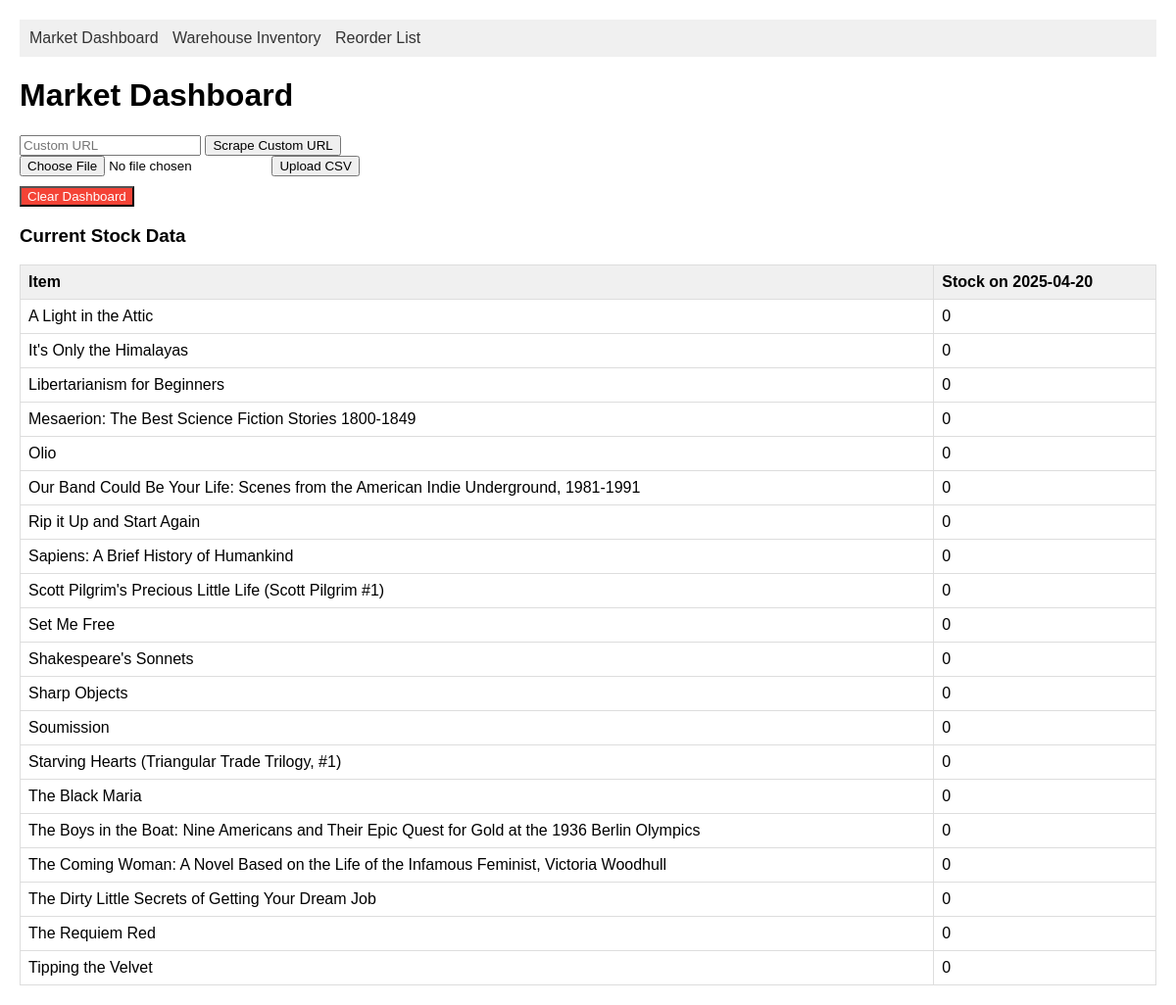
Page /dashboard on the earlier database version.
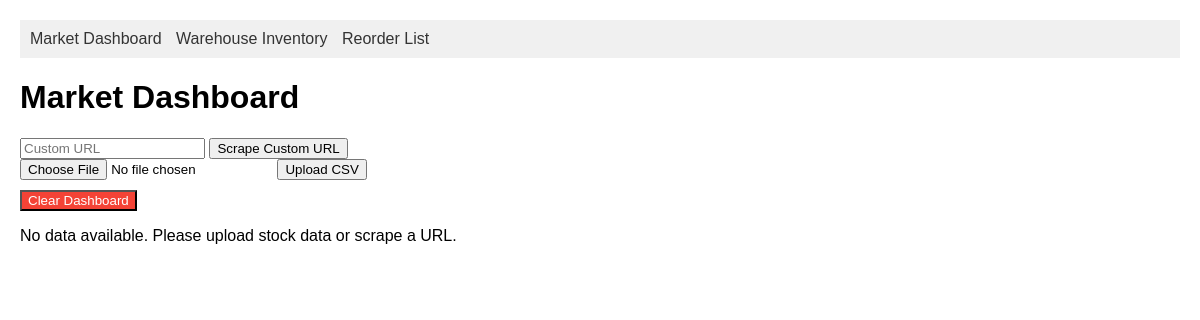
Same page on the later database version.
### models.py (models this page shows, shortened)
class StockItem(db.Model):
    __tablename__ = 'stock_items'
    id = db.Column(db.Integer, primary_key=True)
    name = db.Column(db.String(200), nullable=False)
    category = db.Column(db.String(50))
    current_stock = db.Column(db.Integer, default=0)
    market_availability = db.Column(db.Boolean, default=True)
    price = db.Column(db.Float)
    date_scraped = db.Column(db.DateTime, default=datetime.utcnow)  # Add the date_scraped field
    forecasts = db.relationship('Forecast', back_populates='stock_item', lazy=True)

### app.py (the view)
@app.route('/dashboard', methods=['GET', 'POST'])
def dashboard():
    items = StockItem.query.order_by(StockItem.name, StockItem.date_scraped).all()
    grouped_items = {}
    for item in items:
        if item.name not in grouped_items:
            grouped_items[item.name] = {}
        grouped_items[item.name][item.date_scraped.strftime('%Y-%m-%d')] = item.current_stock
    all_dates = sorted(set(item.date_scraped.strftime('%Y-%m-%d') for item in items))
    print(f"Grouped Items: {grouped_items}")
    print(f"All Dates: {all_dates}")
    return render_template('dashboard.html', grouped_items=grouped_items, all_dates=all_dates)

### templates/dashboard.html (shortened to what this page needs)
{% extends "base.html" %}
{% block content %}
    <h1>Market Dashboard</h1>
    <div class="data-source-controls">
        <form method="post" action="{{ url_for('update_stock') }}">
            <input type="text" name="url" placeholder="Custom URL" required>
            <button type="submit">Scrape Custom URL</button>
        </form>
        <form method="post" action="{{ url_for('upload_data') }}" enctype="multipart/form-data">
            <input type="file" name="file" accept=".csv" required>
            <button type="submit">Upload CSV</button>
        </form>
        <form method="post" action="{{ url_for('clear_dashboard') }}" style="margin-top: 10px;">
            <button type="submit" style="background-color: #f44336; color: white;">Clear Dashboard</button>
        </form>
    </div>
    {% if grouped_items %}
        <h3>Current Stock Data</h3>
        <table>
            <thead>
                <tr>
                    <th>Item</th>
                    {% for date in all_dates %}
                        <th>Stock on {{ date }}</th>
                    {% endfor %}
                </tr>
            </thead>
            <tbody>
                {% for name, stock_data in grouped_items.items() %}
                    <tr>
                        <td>{{ name }}</td>
                        {% for date in all_dates %}
                            {% set stock = stock_data.get(date, 0) %}
                            <td>{{ stock }}</td>
                        {% endfor %}
                    </tr>
                {% endfor %}
            </tbody>
        </table>
    {% else %}
        <p>No data available. Please upload stock data or scrape a URL.</p>
    {% endif %}
{% endblock %}

### templates/base.html (shortened to what this page needs)
<!DOCTYPE html>
<html lang="en">
<head>
    <link rel="stylesheet" href="{{ url_for('static', filename='styles.css') }}">
</head>
<body>
    <nav>
        <a href="{{ url_for('dashboard') }}">Market Dashboard</a>
        <a href="{{ url_for('manage_inventory') }}">Warehouse Inventory</a>
        <a href="{{ url_for('reorder') }}">Reorder List</a>
    </nav>
    <div class="content">
        {% block content %}{% endblock %}
    </div>
</body>
</html>

### static/styles.css (style rules this page uses)
body { font-family: Arial, sans-serif; margin: 20px; }
nav { background-color: #f0f0f0; padding: 10px; margin-bottom: 20px; }
nav a { margin-right: 10px; text-decoration: none; color: #333; }

Differences in the rows shown:
removed StockItem: name "A Light in the Attic", all_dates "0"
removed StockItem: name "It's Only the Himalayas", all_dates "0"
removed StockItem: name "Libertarianism for Beginners", all_dates "0"
removed StockItem: name "Mesaerion: The Best Science Fiction Stories 1800-1849", all_dates "0"
removed StockItem: name "Olio", all_dates "0"
removed StockItem: name "Our Band Could Be Your Life: Scenes from the American Indie Underground, 1981-1991", all_dates "0"
removed StockItem: name "Rip it Up and Start Again", all_dates "0"
removed StockItem: name "Sapiens: A Brief History of Humankind", all_dates "0"
removed StockItem: name "Scott Pilgrim's Precious Little Life (Scott Pilgrim #1)", all_dates "0"
removed StockItem: name "Set Me Free", all_dates "0"
removed StockItem: name "Shakespeare's Sonnets", all_dates "0"
removed StockItem: name "Sharp Objects", all_dates "0"
removed StockItem: name "Soumission", all_dates "0"
removed StockItem: name "Starving Hearts (Triangular Trade Trilogy, #1)", all_dates "0"
removed StockItem: name "The Black Maria", all_dates "0"
removed StockItem: name "The Boys in the Boat: Nine Americans and Their Epic Quest for Gold at the 1936 Berlin Olympics", all_dates "0"
removed StockItem: name "The Coming Woman: A Novel Based on the Life of the Infamous Feminist, Victoria Woodhull", all_dates "0"
removed StockItem: name "The Dirty Little Secrets of Getting Your Dream Job", all_dates "0"
removed StockItem: name "The Requiem Red", all_dates "0"
removed StockItem: name "Tipping the Velvet", all_dates "0"
Other differences:
text no longer shown: "Current Stock Data Item"
text now shown: "No data available. Please upload stock data or scrape a URL."
list line gone: "Stock on 2025-04-20"
